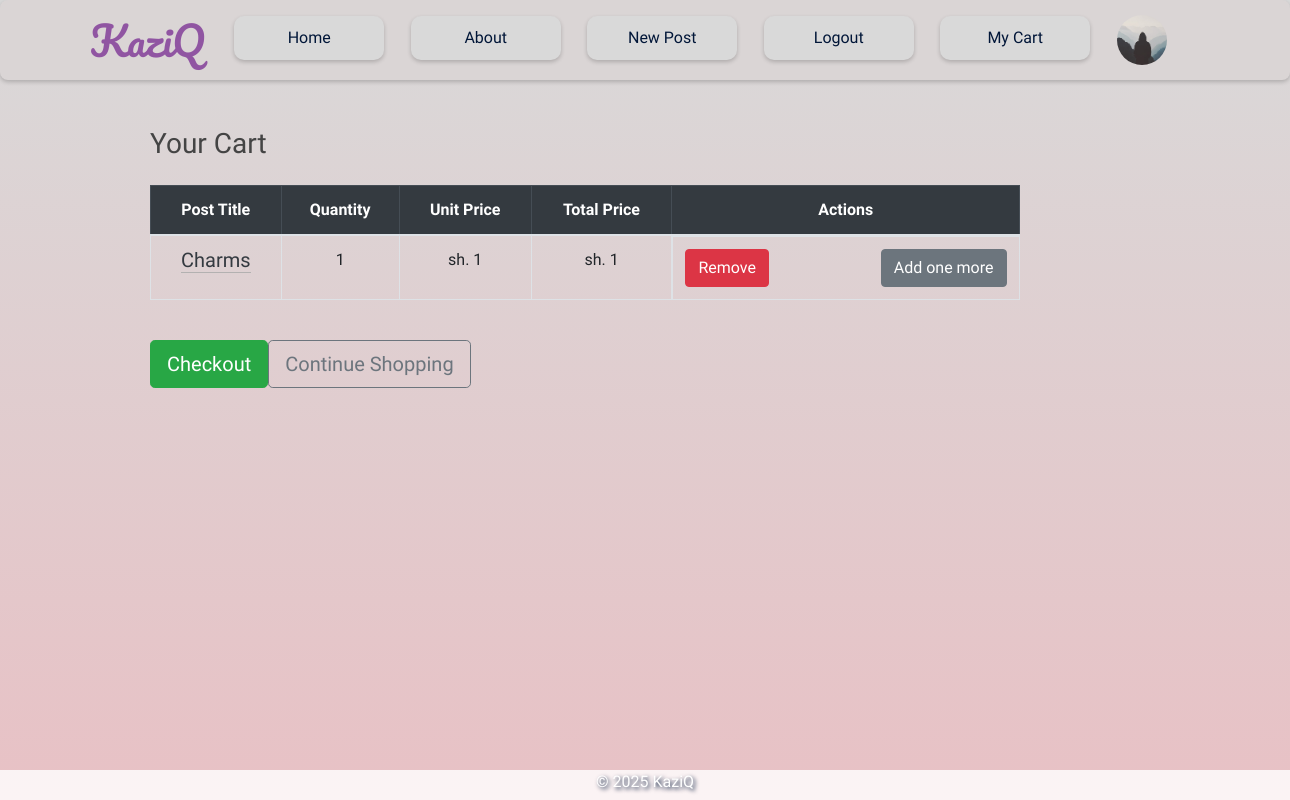
The app's page /cart (signed in), older data.
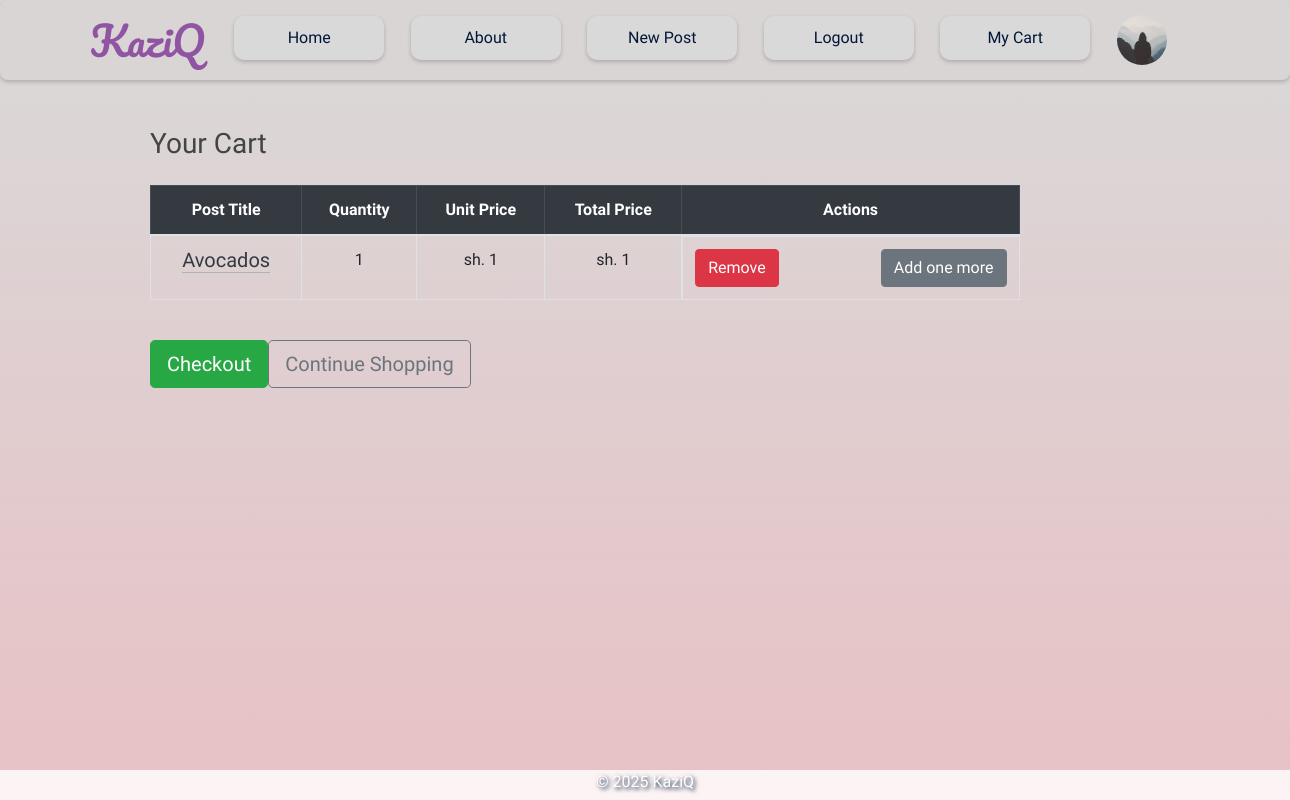
The same page, newer data.
### flaskblog/models.py (models this page shows, shortened)
class User(db.Model, UserMixin):
    id = db.Column(db.Integer, primary_key=True)
    username = db.Column(db.String(20), unique=True, nullable=False)
    email = db.Column(db.String(120), unique=True, nullable=False)
    whatsapp = db.Column(db.String(20), nullable=False)
    image_file = db.Column(db.String(20), nullable=False, default='default.jpg')
    password = db.Column(db.String(60), nullable=False)
    is_admin = db.Column(db.Boolean, nullable=False, default=False)
    account_balance = db.Column(db.Float, default=0.0)  # Current available balance
    total_sales = db.Column(db.Float, default=0.0)      # Lifetime sales
    bank_account = db.Column(db.String(50), nullable=True)
    bank_name = db.Column(db.String(100), nullable=True)
    phone_for_payment = db.Column(db.String(20), nullable=True)
    posts = db.relationship('Post', backref='author', lazy=True)

class CartItem(db.Model):
    id = db.Column(db.Integer, primary_key=True)
    user_id = db.Column(db.Integer, db.ForeignKey('user.id'), nullable=False)
    post_id = db.Column(db.Integer, db.ForeignKey('post.id'), nullable=False)
    quantity = db.Column(db.Integer, default=1)

class Post(db.Model):
    id = db.Column(db.Integer, primary_key=True)
    title = db.Column(db.String(100), nullable=False)
    date_posted = db.Column(db.DateTime, nullable=False, default=datetime.utcnow)
    content = db.Column(db.Text, nullable=False)
    price = db.Column(db.String(20), nullable=False, default='')
    user_id = db.Column(db.Integer, db.ForeignKey('user.id'), nullable=False)
    image_file = db.Column(db.String(20), nullable=True)
    cart_items = db.relationship('CartItem', backref='post', lazy=True)
    category = db.Column(db.String(50), nullable=False)

### flaskblog/routes.py (the view)
@app.route('/cart')
@login_required
def view_cart():
    cart_items = CartItem.query.filter_by(user_id=current_user.id).all()
    return render_template('cart.html', title='Your Cart', cart_items=cart_items)

### flaskblog/__init__.py (called while the page is built)
@login_manager.user_loader
def load_user(user_id):
    return User.query.get(int(user_id))

@app.context_processor
def inject_min_max():
    return dict(min=min, max=max)

### flaskblog/templates/cart.html (shortened to what this page needs)
{% extends "layout.html" %}
{% block content %}
<div class="cart container mt-4">
    <h3 class="mb-4 text-center">Your Cart</h3>
    <div class="table-responsive">
        <table class="table table-bordered table-hover text-center">
            <thead class="table-dark">
                <tr>
                    <th>Post Title</th>
                    <th>Quantity</th>
                    <th>Unit Price</th>
                    <th>Total Price</th>
                    <th colspan="2">Actions</th>
                </tr>
            </thead>
            <tbody>
                {% for item in cart_items %}
                <tr>
                    <td>
                        <h5>
                            <a class="article-title text-decoration-none text-dark"
                               href="{{ url_for('post', post_id=item.post.id) }}">
                                {{ item.post.title }}
                            </a>
                        </h5>
                    </td>
                    <td>{{ item.quantity }}</td>
                    <td>sh. {{ item.post.price }}</td>
                    <td>sh. {{ item.post.price|int * item.quantity }}</td>
                    <td class="d-flex justify-content-between">
                        <form action="{{ url_for('remove_from_cart', item_id=item.id) }}" method="POST">
                            <button type="submit" class="btn btn-danger">Remove</button>
                        </form>
                        <form action="{{ url_for('add_to_cart', post_id=item.post.id) }}" method="POST">
                            <button type="submit" class="btn btn-secondary ml-3">Add one more</button>
                        </form>
                    </td>
                </tr>
                {% endfor %}
            </tbody>
        </table>
    </div>
    <div class="d-flex justify-content-between mt-4">
        <a href="{{ url_for('checkout') }}" class="btn btn-success btn-lg">Checkout</a>
        <a href="{{ url_for('home') }}" class="btn btn-outline-secondary btn-lg">Continue Shopping</a>
    </div>
</div>
{% endblock %}

### flaskblog/templates/layout.html (shortened to what this page needs)
<!DOCTYPE html>
<html lang="en">
<head>
    <link rel="stylesheet" href="https://cdn.jsdelivr.net/npm/bootstrap@4.3.1/dist/css/bootstrap.min.css">
    <link rel="stylesheet" type="text/css" href="{{ url_for('static', filename='main.css') }}">
    <link href="https://cdnjs.cloudflare.com/ajax/libs/font-awesome/5.15.4/css/all.min.css" rel="stylesheet">
</head>
<body>
    <header class="site-header">
        <nav class="navbar navbar-expand-md" id="navbar">
            <div class="container">
                <a class="navbar-brand" href="/">KaziQ</a>
                <div class="collapse navbar-collapse" id="navbarToggle">
                    <div class="navbar-nav mr-auto" id="navbar-nav">
                        <a class="nav-item nav-link" href="{{url_for('home')}}">Home</a>
                        <a class="nav-item nav-link" href="{{url_for('about')}}">About</a>
                        {% if current_user.is_authenticated %}
                        <a class="nav-item nav-link" href="{{url_for('new_post')}}">New Post</a>
                        <a class="nav-item nav-link" href="{{url_for('logout')}}">Logout</a>
                        <a class='nav-item nav-link' href="{{url_for('view_cart')}}">My Cart</a>
                        <a href="{{ url_for('account') }}">
                            <img src="{{ url_for('static', filename='profile_pics/' + current_user.image_file) }}" alt="Profile" class="rounded-circle account-img">
                        </a>
                        {% else %}
                            <a class="nav-item nav-link" href="{{url_for('login')}}">Login</a>
                            <a class="nav-item nav-link" href="{{url_for('register')}}">Register</a>
                        {% endif %}
                    </div>
                </div>
            </div>
        </nav>
    </header>
    <main role="main" class="container mt-5 pt-5">
        <div class="row">
            <div class="content-container">
                <div class="body-content">
                    <div class="wholebar">
                        <div class="actual-content">
                            {% block content %}{% endblock %}
                        </div>
                        <div class="sidebar">
                        </div>
                    </div>
                </div>
            </div>
        </div>
    </main>
    <footer>
        <div class="footer-container">
            <div class="footer">
                <p>&copy; 2025 KaziQ</p>
            </div>
        </div>
    </footer>
</body>
</html>

### flaskblog/static/main.css (style rules this page uses)
body { background-image: linear-gradient(to bottom, #D9D9D9, #E8C1C5); background-repeat: no-repeat; background-position:center; background-attachment: fixed; font-family: "Itim", cursive; font-weight: 400; font-style: normal; color: #011638; margin:0; }
h1, h2, h3, h4, h5, h6 { color: #444444; }
#navbar { background-color:#dad5d5; width: 100%; height: 80px; border-radius:8px; box-shadow: 0 2px 4px 0 rgba(0,0,0,0.2); margin-top: 0; display:flex; justify-content:center; align-items:center; }
#navbar-nav { width:100%; display:flex; justify-content:space-around; align-items:end; margin-top:-5px; }
.navbar-nav .account-img { height: 50px; width: 50px; border-radius: 50%; margin-right: 20px; margin-bottom:-5px; }
.navbar-nav { margin:0; width:100%; display:flex; justify-content:space-around; }
.navbar-brand { font-family: "Pacifico", cursive; font-weight: 400; font-style: normal; color: #9055A2; font-size:2.5rem; }
.nav-item { font-family: "Itim", cursive; font-weight: 400; font-style: normal; color: #011638; width:150px; text-align:center; }
.body-content { display:flex; justify-content:center; align-items:center; flex-direction:column; }
.navbar, .navbar-collapse { filter: none; pointer-events: auto; z-index: 1050; }
.content-container { display:flex; justify-content:center; align-items:center; margin:auto; }
.actual-content { border: none; border-radius:1em; display: grid; gap: 20px; grid-template-columns: repeat(2, 1fr); height:100%; width:100%; margin-right:20px; }
.article-title { color: #2E294E; border-bottom: 1px solid #b3b1b1; margin-bottom:10px; }
.account-img { height: 125px; width: 125px; margin-right: 20px; margin-bottom: 16px; }
.cart { display:flex; justify-content:start; align-items:start; flex-direction:column; width:900px; }
footer { display:flex; justify-content:center; align-items:start; background-color: rgba(255, 255, 255, 0.8); width:100%; height: 35px; color:#ffffff; font-size:1rem; position:fixed; bottom:-5px; text-shadow: 2px 2px 4px #011638; }
.sidebar { width: 250px; padding: 20px; border-radius:1em; background:none; border-radius:0 1em 1em 0; text-align:center; }
.site-header .navbar-nav .nav-link { color:#011638; background-color:#D9D9D9; border-radius:10px; text-align:center; padding:10px 25px; transition: background-color 0.3s; box-shadow: 0 2px 4px 0 rgba(0,0,0,0.2); }
.wholebar { display:flex; justify-content:center; align-items:center; margin:-73px 0px 50px 60px; }

Row changes from the older to the newer data that the page shows:
removed CartItem: post "Charms", quantity "1", post.price "1", item.post.price|int*item.quantity "1"
added CartItem: post "Avocados", quantity "1", post.price "1", item.post.price|int*item.quantity "1"
